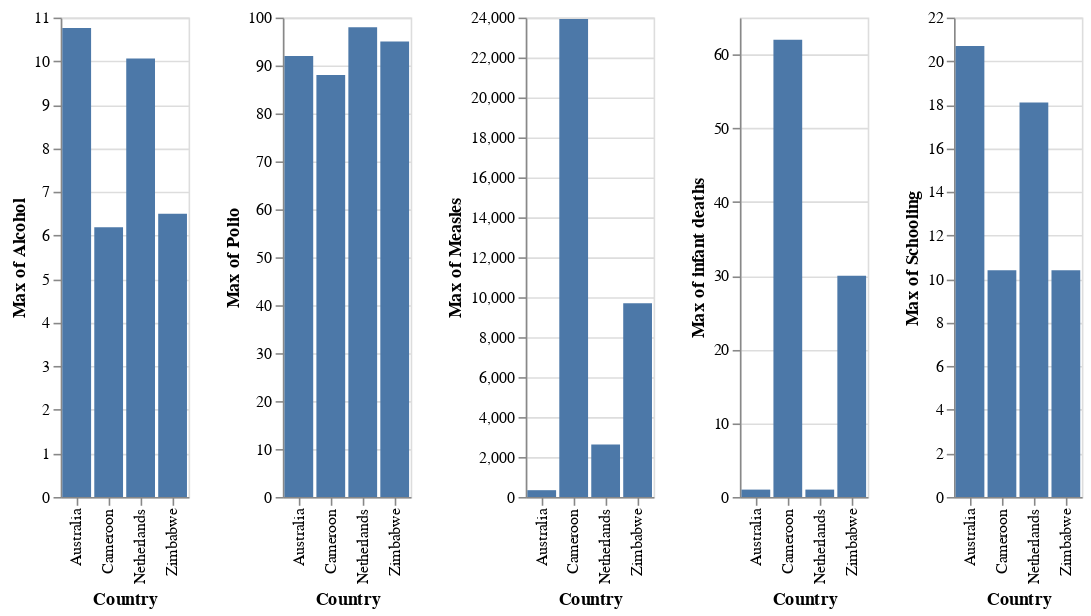

Notebook source saved alongside this figure:
### Markdown cell above
**Wanting to understand the scatterplot more, due to overlapping, we created bar charts of max values per country. These helped get a better understanding of the dataset variables, and compare the variables to each other.**

### Code cell
alt.Chart(filtered_df).mark_bar().encode(
    x='Country',
    y='max(Alcohol)'
)|alt.Chart(filtered_df).mark_bar().encode(
    x='Country',
    y='max(Polio)'
)|alt.Chart(filtered_df).mark_bar().encode(
    x='Country',
    y='max(Measles)'
)|alt.Chart(filtered_df).mark_bar().encode(
    x='Country',
    y='max(infant deaths)'
)|alt.Chart(filtered_df).mark_bar().encode(
    x='Country',
    y='max(Schooling)'
)

### Figure 1 — Vega-Lite specification as saved in the notebook (floating-point values rounded to 4 significant figures)
{"config": {"view": {"continuousWidth": 400, "continuousHeight": 300}}, "hconcat": [{"mark": "bar", "encoding": {"x": {"field": "Country", "type": "nominal"}, "y": {"aggregate": "max", "field": "Alcohol", "type": "quantitative"}}}, {"mark": "bar", "encoding": {"x": {"field": "Country", "type": "nominal"}, "y": {"aggregate": "max", "field": "Polio", "type": "quantitative"}}}, {"mark": "bar", "encoding": {"x": {"field": "Country", "type": "nominal"}, "y": {"aggregate": "max", "field": "Measles", "type": "quantitative"}}}, {"mark": "bar", "encoding": {"x": {"field": "Country", "type": "nominal"}, "y": {"aggregate": "max", "field": "infant deaths", "type": "quantitative"}}}, {"mark": "bar", "encoding": {"x": {"field": "Country", "type": "nominal"}, "y": {"aggregate": "max", "field": "Schooling", "type": "quantitative"}}}], "data": {"name": "data-0bcf5a5dda81ccb7da1e112b62e6a35a"}, "$schema": "https://vega.github.io/schema/vega-lite/v4.17.0.json", "datasets": {"data-0bcf5a5dda81ccb7da1e112b62e6a35a": [{"Year": 2001, "Country": "Australia", "infant deaths": 1, "Alcohol": 9.53, "Polio": 91.0, "Measles": 141, "Schooling": 20.5}, {"Year": 2003, "Country": "Australia", "infant deaths": 1, "Alcohol": 9.97, "Polio": 92.0, "Measles": 91, "Schooling": 20.6}, {"Year": 2011, "Country": "Australia", "infant deaths": 1, "Alcohol": 10.3, "Polio": 92.0, "Measles": 190, "Schooling": 19.8}, {"Year": 2006, "Country": "Australia", "infant deaths": 1, "Alcohol": 10.31, "Polio": 92.0, "Measles": 0, "Schooling": 20.3}, {"Year": 2014, "Country": "Australia", "infant deaths": 1, "Alcohol": 9.71, "Polio": 92.0, "Measles": 340, "Schooling": 20.4}, {"Year": 2002, "Country": "Australia", "infant deaths": 1, "Alcohol": 9.84, "Polio": 92.0, "Measles": 32, "Schooling": 20.1}, {"Year": 2012, "Country": "Australia", "infant deaths": 1, "Alcohol": 10.03, "Polio": 92.0, "Measles": 199, "Schooling": 20.1}, {"Year": 2000, "Country": "Australia", "infant deaths": 1, "Alcohol": 10.17, "Polio": 9.0, "Measles": 108, "Schooling": 20.4}, {"Year": 2004, "Country": "Australia", "infant deaths": 1, "Alcohol": 9.84, "Polio": 92.0, "Measles": 70, "Schooling": 20.7}, {"Year": 2009, "Country": "Australia", "infant deaths": 1, "Alcohol": 10.62, "Polio": 92.0, "Measles": 104, "Schooling": 19.1}, {"Year": 2007, "Country": "Australia", "infant deaths": 1, "Alcohol": 10.56, "Polio": 92.0, "Measles": 11, "Schooling": 19.0}, {"Year": 2005, "Country": "Australia", "infant deaths": 1, "Alcohol": 10.3, "Polio": 92.0, "Measles": 10, "Schooling": 20.3}, {"Year": 2013, "Country": "Australia", "infant deaths": 1, "Alcohol": 9.87, "Polio": 91.0, "Measles": 158, "Schooling": 20.3}, {"Year": 2008, "Country": "Australia", "infant deaths": 1, "Alcohol": 10.76, "Polio": 92.0, "Measles": 65, "Schooling": 19.1}, {"Year": 2010, "Country": "Australia", "infant deaths": 1, "Alcohol": 10.52, "Polio": 92.0, "Measles": 70, "Schooling": 19.5}, {"Year": 2011, "Country": "Cameroon", "infant deaths": 51, "Alcohol": 6.19, "Polio": 8.0, "Measles": 504, "Schooling": 10.0}, {"Year": 2008, "Country": "Cameroon", "infant deaths": 56, "Alcohol": 5.9, "Polio": 82.0, "Measles": 495, "Schooling": 8.8}, {"Year": 2001, "Country": "Cameroon", "infant deaths": 61, "Alcohol": 4.43, "Polio": 61.0, "Measles": 23934, "Schooling": 7.1}, {"Year": 2004, "Country": "Cameroon", "infant deaths": 59, "Alcohol": 4.71, "Polio": 72.0, "Measles": 358, "Schooling": 8.2}, {"Year": 2000, "Country": "Cameroon", "infant deaths": 62, "Alcohol": 3.91, "Polio": 57.0, "Measles": 14629, "Schooling": 6.9}, {"Year": 2012, "Country": "Cameroon", "infant deaths": 50, "Alcohol": 0.01, "Polio": 85.0, "Measles": 609, "Schooling": 10.4}, {"Year": 2010, "Country": "Cameroon", "infant deaths": 53, "Alcohol": 6.15, "Polio": 83.0, "Measles": 240, "Schooling": 9.7}, {"Year": 2006, "Country": "Cameroon", "infant deaths": 58, "Alcohol": 5.22, "Polio": 78.0, "Measles": 196, "Schooling": 8.2}, {"Year": 2014, "Country": "Cameroon", "infant deaths": 47, "Alcohol": 0.01, "Polio": 86.0, "Measles": 831, "Schooling": 10.4}, {"Year": 2013, "Country": "Cameroon", "infant deaths": 48, "Alcohol": 0.01, "Polio": 88.0, "Measles": 760, "Schooling": 10.4}, {"Year": 2009, "Country": "Cameroon", "infant deaths": 54, "Alcohol": 5.89, "Polio": 79.0, "Measles": 251, "Schooling": 9.2}, {"Year": 2007, "Country": "Cameroon", "infant deaths": 57, "Alcohol": 5.44, "Polio": 81.0, "Measles": 100, "Schooling": 8.0}, {"Year": 2005, "Country": "Cameroon", "infant deaths": 58, "Alcohol": 5.03, "Polio": 79.0, "Measles": 605, "Schooling": 8.3}, {"Year": 2002, "Country": "Cameroon", "infant deaths": 60, "Alcohol": 4.58, "Polio": 66.0, "Measles": 1448, "Schooling": 8.4}, {"Year": 2003, "Country": "Cameroon", "infant deaths": 60, "Alcohol": 4.64, "Polio": 72.0, "Measles": 899, "Schooling": 8.1}, {"Year": 2004, "Country": "Netherlands", "infant deaths": 1, "Alcohol": 9.56, "Polio": 98.0, "Measles": 11, "Schooling": 16.5}, {"Year": 2006, "Country": "Netherlands", "infant deaths": 1, "Alcohol": 9.79, "Polio": 96.0, "Measles": 1, "Schooling": 16.5}, {"Year": 2013, "Country": "Netherlands", "infant deaths": 1, "Alcohol": 8.68, "Polio": 97.0, "Measles": 2632, "Schooling": 18.1}, {"Year": 2005, "Country": "Netherlands", "infant deaths": 1, "Alcohol": 9.69, "Polio": 96.0, "Measles": 4, "Schooling": 16.4}, {"Year": 2010, "Country": "Netherlands", "infant deaths": 1, "Alcohol": 9.33, "Polio": 97.0, "Measles": 15, "Schooling": 17.0}, {"Year": 2008, "Country": "Netherlands", "infant deaths": 1, "Alcohol": 9.62, "Polio": 97.0, "Measles": 109, "Schooling": 16.8}, {"Year": 2002, "Country": "Netherlands", "infant deaths": 1, "Alcohol": 9.68, "Polio": 97.0, "Measles": 3, "Schooling": 16.9}, {"Year": 2014, "Country": "Netherlands", "infant deaths": 1, "Alcohol": 0.01, "Polio": 96.0, "Measles": 140, "Schooling": 18.1}, {"Year": 2007, "Country": "Netherlands", "infant deaths": 1, "Alcohol": 9.53, "Polio": 97.0, "Measles": 10, "Schooling": 16.6}, {"Year": 2009, "Country": "Netherlands", "infant deaths": 1, "Alcohol": 9.23, "Polio": 97.0, "Measles": 15, "Schooling": 16.9}, {"Year": 2001, "Country": "Netherlands", "infant deaths": 1, "Alcohol": 9.95, "Polio": 97.0, "Measles": 0, "Schooling": 16.7}, {"Year": 2011, "Country": "Netherlands", "infant deaths": 1, "Alcohol": 8.96, "Polio": 97.0, "Measles": 51, "Schooling": 17.2}, {"Year": 2000, "Country": "Netherlands", "infant deaths": 1, "Alcohol": 10.06, "Polio": 97.0, "Measles": 1019, "Schooling": 16.5}, {"Year": 2003, "Country": "Netherlands", "infant deaths": 1, "Alcohol": 9.56, "Polio": 98.0, "Measles": 4, "Schooling": 16.5}, {"Year": 2012, "Country": "Netherlands", "infant deaths": 1, "Alcohol": 9.05, "Polio": 97.0, "Measles": 10, "Schooling": 18.1}, {"Year": 2001, "Country": "Zimbabwe", "infant deaths": 25, "Alcohol": 1.72, "Polio": 76.0, "Measles": 529, "Schooling": 9.8}, {"Year": 2002, "Country": "Zimbabwe", "infant deaths": 25, "Alcohol": 4.43, "Polio": 73.0, "Measles": 304, "Schooling": 10.0}, {"Year": 2013, "Country": "Zimbabwe", "infant deaths": 25, "Alcohol": 6.39, "Polio": 95.0, "Measles": 0, "Schooling": 10.4}, {"Year": 2012, "Country": "Zimbabwe", "infant deaths": 26, "Alcohol": 6.09, "Polio": 95.0, "Measles": 0, "Schooling": 9.8}, {"Year": 2006, "Country": "Zimbabwe", "infant deaths": 28, "Alcohol": 4.57, "Polio": 71.0, "Measles": 212, "Schooling": 9.5}, {"Year": 2014, "Country": "Zimbabwe", "infant deaths": 23, "Alcohol": 6.5, "Polio": 92.0, "Measles": 0, "Schooling": 10.3}, {"Year": 2004, "Country": "Zimbabwe", "infant deaths": 27, "Alcohol": 4.36, "Polio": 67.0, "Measles": 31, "Schooling": 9.2}, {"Year": 2008, "Country": "Zimbabwe", "infant deaths": 30, "Alcohol": 3.56, "Polio": 75.0, "Measles": 0, "Schooling": 9.7}, {"Year": 2007, "Country": "Zimbabwe", "infant deaths": 29, "Alcohol": 3.88, "Polio": 73.0, "Measles": 242, "Schooling": 9.6}, {"Year": 2000, "Country": "Zimbabwe", "infant deaths": 24, "Alcohol": 1.68, "Polio": 78.0, "Measles": 1483, "Schooling": 9.8}, {"Year": 2011, "Country": "Zimbabwe", "infant deaths": 28, "Alcohol": 6.0, "Polio": 93.0, "Measles": 0, "Schooling": 10.1}, {"Year": 2003, "Country": "Zimbabwe", "infant deaths": 26, "Alcohol": 4.06, "Polio": 7.0, "Measles": 998, "Schooling": 9.5}, {"Year": 2010, "Country": "Zimbabwe", "infant deaths": 29, "Alcohol": 5.21, "Polio": 89.0, "Measles": 9696, "Schooling": 10.0}, {"Year": 2009, "Country": "Zimbabwe", "infant deaths": 30, "Alcohol": 4.64, "Polio": 69.0, "Measles": 853, "Schooling": 9.9}, {"Year": 2005, "Country": "Zimbabwe", "infant deaths": 28, "Alcohol": 4.14, "Polio": 69.0, "Measles": 420, "Schooling": 9.3}]}}
